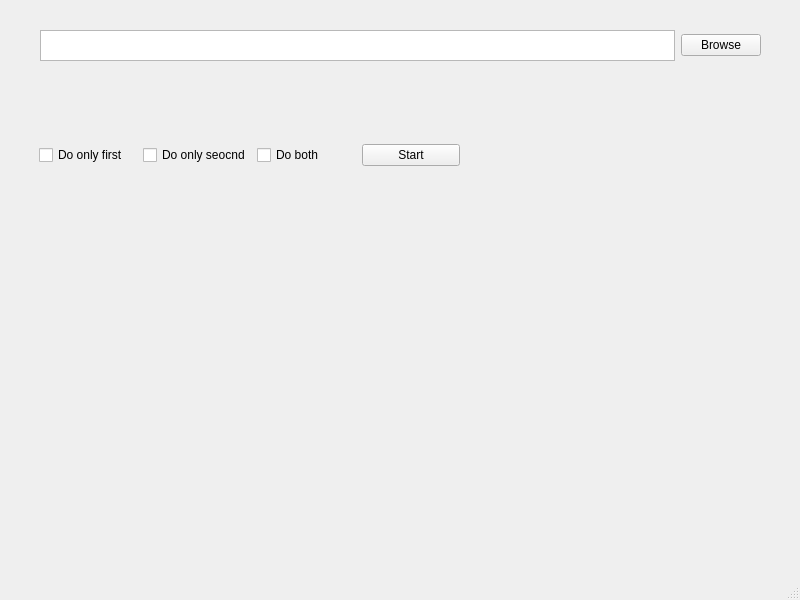
<?xml version="1.0" encoding="UTF-8"?>
<ui version="4.0">
 <class>MainWindow</class>
 <widget class="QMainWindow" name="MainWindow">
  <property name="geometry">
   <rect>
    <x>0</x>
    <y>0</y>
    <width>800</width>
    <height>600</height>
   </rect>
  </property>
  <property name="windowTitle">
   <string>Hackathon</string>
  </property>
  <widget class="QWidget" name="centralwidget">
   <widget class="QWidget" name="horizontalLayoutWidget">
    <property name="geometry">
     <rect>
      <x>40</x>
      <y>30</y>
      <width>721</width>
      <height>31</height>
     </rect>
    </property>
    <layout class="QHBoxLayout" name="getPathLayout">
     <item>
      <widget class="QTextEdit" name="getPath">
       <property name="enabled">
        <bool>true</bool>
       </property>
      </widget>
     </item>
     <item>
      <widget class="QPushButton" name="Browse">
       <property name="text">
        <string>Browse</string>
       </property>
      </widget>
     </item>
    </layout>
   </widget>
   <widget class="QWidget" name="horizontalLayoutWidget_2">
    <property name="geometry">
     <rect>
      <x>39</x>
      <y>120</y>
      <width>421</width>
      <height>71</height>
     </rect>
    </property>
    <layout class="QHBoxLayout" name="horizontalLayout">
     <item>
      <widget class="QCheckBox" name="first">
       <property name="text">
        <string>Do only first</string>
       </property>
      </widget>
     </item>
     <item>
      <widget class="QCheckBox" name="second">
       <property name="text">
        <string>Do only seocnd</string>
       </property>
      </widget>
     </item>
     <item>
      <widget class="QCheckBox" name="both">
       <property name="text">
        <string>Do both</string>
       </property>
       <property name="iconSize">
        <size>
         <width>16</width>
         <height>16</height>
        </size>
       </property>
       <property name="checked">
        <bool>false</bool>
       </property>
      </widget>
     </item>
     <item>
      <widget class="QPushButton" name="start">
       <property name="text">
        <string>Start</string>
       </property>
      </widget>
     </item>
    </layout>
   </widget>
   <widget class="QLabel" name="response">
    <property name="geometry">
     <rect>
      <x>50</x>
      <y>320</y>
      <width>191</width>
      <height>81</height>
     </rect>
    </property>
    <property name="text">
     <string/>
    </property>
   </widget>
  </widget>
  <widget class="QMenuBar" name="menubar">
   <property name="geometry">
    <rect>
     <x>0</x>
     <y>0</y>
     <width>800</width>
     <height>21</height>
    </rect>
   </property>
  </widget>
  <widget class="QStatusBar" name="statusbar"/>
 </widget>
 <resources/>
 <connections/>
</ui>
